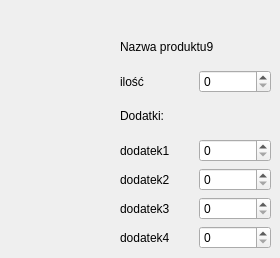
   <widget class="QWidget" name="page_9">
    <widget class="QWidget" name="layoutWidget_10">
     <property name="geometry">
      <rect>
       <x>120</x>
       <y>30</y>
       <width>151</width>
       <height>219</height>
      </rect>
     </property>
     <layout class="QVBoxLayout" name="verticalLayout_26">
      <item>
       <widget class="QLabel" name="label_176">
        <property name="text">
         <string>Nazwa produktu9</string>
        </property>
       </widget>
      </item>
      <item>
       <layout class="QHBoxLayout" name="horizontalLayout_126">
        <item>
         <widget class="QLabel" name="label_177">
          <property name="text">
           <string>ilość</string>
          </property>
         </widget>
        </item>
        <item>
         <widget class="QSpinBox" name="spinBox_126"/>
        </item>
       </layout>
      </item>
      <item>
       <widget class="QLabel" name="label_178">
        <property name="text">
         <string>Dodatki:</string>
        </property>
       </widget>
      </item>
      <item>
       <layout class="QHBoxLayout" name="horizontalLayout_127">
        <item>
         <widget class="QLabel" name="label_179">
          <property name="text">
           <string>dodatek1</string>
          </property>
         </widget>
        </item>
        <item>
         <widget class="QSpinBox" name="spinBox_127"/>
        </item>
       </layout>
      </item>
      <item>
       <layout class="QHBoxLayout" name="horizontalLayout_128">
        <item>
         <widget class="QLabel" name="label_180">
          <property name="text">
           <string>dodatek2</string>
          </property>
         </widget>
        </item>
        <item>
         <widget class="QSpinBox" name="spinBox_128"/>
        </item>
       </layout>
      </item>
      <item>
       <layout class="QHBoxLayout" name="horizontalLayout_129">
        <item>
         <widget class="QLabel" name="label_181">
          <property name="text">
           <string>dodatek3</string>
          </property>
         </widget>
        </item>
        <item>
         <widget class="QSpinBox" name="spinBox_129"/>
        </item>
       </layout>
      </item>
      <item>
       <layout class="QHBoxLayout" name="horizontalLayout_130">
        <item>
         <widget class="QLabel" name="label_182">
          <property name="text">
           <string>dodatek4</string>
          </property>
         </widget>
        </item>
        <item>
         <widget class="QSpinBox" name="spinBox_130"/>
        </item>
       </layout>
      </item>
     </layout>
    </widget>
   </widget>
